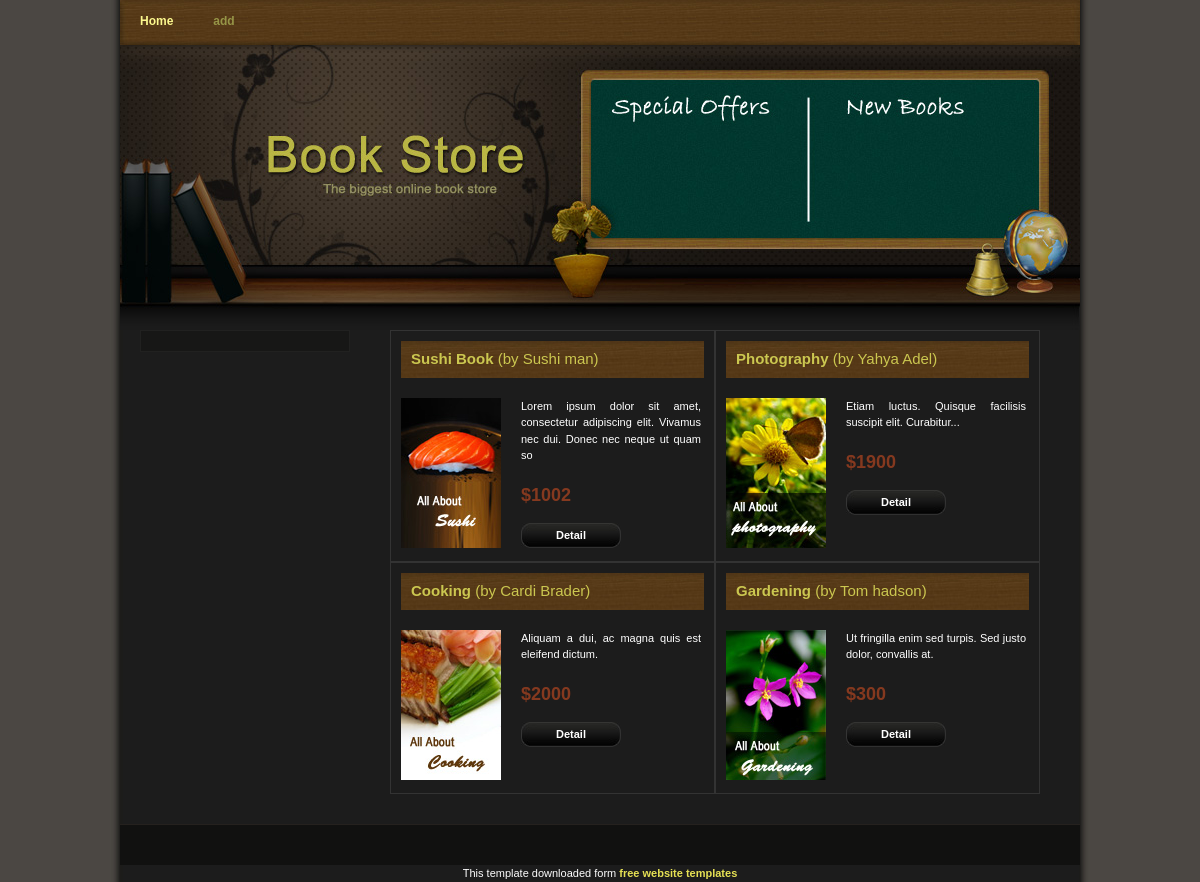
The page / on the database its author committed.
### tables this page shows
CREATE TABLE `books` (
  `id` int(11) NOT NULL,
  `book_name` varchar(100) NOT NULL,
  `book_author_name` varchar(100) NOT NULL,
  `book_price` varchar(100) NOT NULL,
  `book_desc` text NOT NULL,
  `book_cover` varchar(100) DEFAULT NULL,
  `date_created` timestamp NOT NULL DEFAULT CURRENT_TIMESTAMP
);

### actions/get_books.php (called while the page is built)
<?php
$connection = new mysqli($DB_HOST, $DB_USER, $DB_PASS, $DB_NAME);
$query1 = 'SELECT * FROM books';
$books_array = $connection->query($query1);
?>

### includes.php (called while the page is built, shortened)
<?php
include 'actions/get_books.php';
?>

### index.php (the view, shortened to what this page needs)
<!DOCTYPE html PUBLIC "-//W3C//DTD XHTML 1.0 Transitional//EN" "http://www.w3.org/TR/xhtml1/DTD/xhtml1-transitional.dtd">
<html xmlns="http://www.w3.org/1999/xhtml">
<head>
<link href="templatemo_style.css" rel="stylesheet" type="text/css" />
</head>
<body>
<?php include "includes.php"; ?>
<div id="templatemo_container">
	<div id="templatemo_menu">
    	<ul>
            <li><a href="index.php" class="current">Home</a></li>
            <li><a href="new-book.php">add</a></li>
    	</ul>
    </div>
    <div id="templatemo_header">
    </div>
    <div id="templatemo_content">
        <div id="templatemo_content_left">
        </div>
        <div id="templatemo_content_right">
        <?php
        while($book = $books_array->fetch_assoc()) { ?>
        	<div class="templatemo_product_box">
            	<h1><?php echo $book['book_name'] ?> <span>(by <?php echo $book['book_author_name']; ?>)</span></h1>
   	            <img src="<?php echo $book['book_cover'];?>" alt="image" />
                <div class="product_info">
                	<p><?php echo substr($book['book_desc'], 0, 100);?></p>
                  <h3>$<?php echo $book['book_price'];?></h3>
                    <div class="detail_button"><a href="details.php?book=<?php echo $book['id'];?>">Detail</a></div>
                </div>
                <div class="cleaner">&nbsp;</div>
            </div>
            <?php } ?>
        </div>
    	<div class="cleaner_with_height">&nbsp;</div>
    </div>
    <div id="templatemo_footer">
</div>
<div align=center>This template  downloaded form <a href='http://all-free-download.com/free-website-templates/'>free website templates</a></div></body>
</html>

### style/templatemo_style.css (style rules this page uses)
body { margin: 0; padding: 0; line-height: 1.5em; font-family: Verdana, Arial, san-serif; font-size: 11px; color: #ffffff; background: #4b4743; }
a:link, a:visited { color: #e6e154; text-decoration: none; font-weight: bold; }
p { margin: 0px; padding: 0px; }
img { margin: 0px; padding: 0px; border: none; }
.cleaner { clear: both; width: 100%; height: 1px; font-size: 1px; }
.cleaner_with_height { clear: both; width: 100%; height: 30px; font-size: 1px; }
.detail_button a { clear: both; text-align: center; display: block; width: 100px; padding: 4px 0 5px 0; margin-bottom: 10px; background: url(../images/templatemo_btn_01.jpg) no-repeat; color: #ffffff; font-weight: bold; text-decoration: none; }
#templatemo_container { width: 960px; margin: 0 auto; padding: 0 10px; background: #1c1c1b url(../images/templatemo_bg.jpg) repeat-y; }
#templatemo_menu { clear: both; width: 960px; height: 45px; background: url(../images/templatemo_menu_bg.jpg) no-repeat; }
#templatemo_menu ul { padding: 13px 0 0 0; margin: 0; list-style: none; }
#templatemo_menu ul li { display: inline; }
#templatemo_menu ul li a { float: left; padding: 0 20px; font-size: 12px; font-weight: bold; text-align: center; text-decoration: none; color: #969547; }
#templatemo_menu li a:hover, #templatemo_menu li .current { color: #fcf88e; }
#templatemo_header { clear: both; width: 960px; height: 285px; padding: 0; margin: 0; background: url(../images/templatemo_header_bg.jpg) no-repeat; }
#templatemo_content { clear: both; width: 920px; padding: 0 20px; }
#templatemo_content #templatemo_content_left { float: left; width: 188px; padding: 10px; background-color: #171716; border: 1px solid #212120; }
#templatemo_content #templatemo_content_right { float: right; width: 670px; }
#templatemo_content_right .templatemo_product_box { float: left; width: 303px; height: 210px; padding: 10px; border: 1px solid #333; }
#templatemo_content_right h1 { padding: 10px; margin: 0 0 20px 0; font-size: 15px; color: #cbc750; background: url(../images/templatemo_h1_bg.jpg); }
#templatemo_content_right h3 { padding: 0; margin: 0 0 20px 0; font-size: 18px; color: #85391f; }
#templatemo_content_right p { text-align: justify; padding: 0 0 8px 0; }
.templatemo_product_box h1 span { font-weight: normal; }
.templatemo_product_box img { float: left; margin-right: 20px; }
.templatemo_product_box .product_info { float: left; width: 180px; }
.product_info p { margin-bottom: 15px; }
#templatemo_footer { clear: both; width: 960px; padding: 20px 0px 20px 0; text-align: center; border-top: 1px solid #25211e; color: #999; background-color: #111110; }

### rows shown on the page
books: book_name "Sushi Book", book_author_name "Sushi man", book_cover (picture), book_desc "Lorem ipsum dolor sit amet, consectetur adipiscing elit. Vivamus nec dui. Donec nec neque ut quam so", book_price "1002"
books: book_name "Photography", book_author_name "Yahya Adel", shows a picture, book_desc "Etiam luctus. Quisque facilisis suscipit elit. Curabitur...", book_price "1900"
books: book_name "Cooking", book_author_name "Cardi Brader", book_cover (picture), book_desc "Aliquam a dui, ac magna quis est eleifend dictum.", book_price "2000"
books: book_name "Gardening", book_author_name "Tom hadson", book_cover (picture), book_desc "Ut fringilla enim sed turpis. Sed justo dolor, convallis at.", book_price "300"
